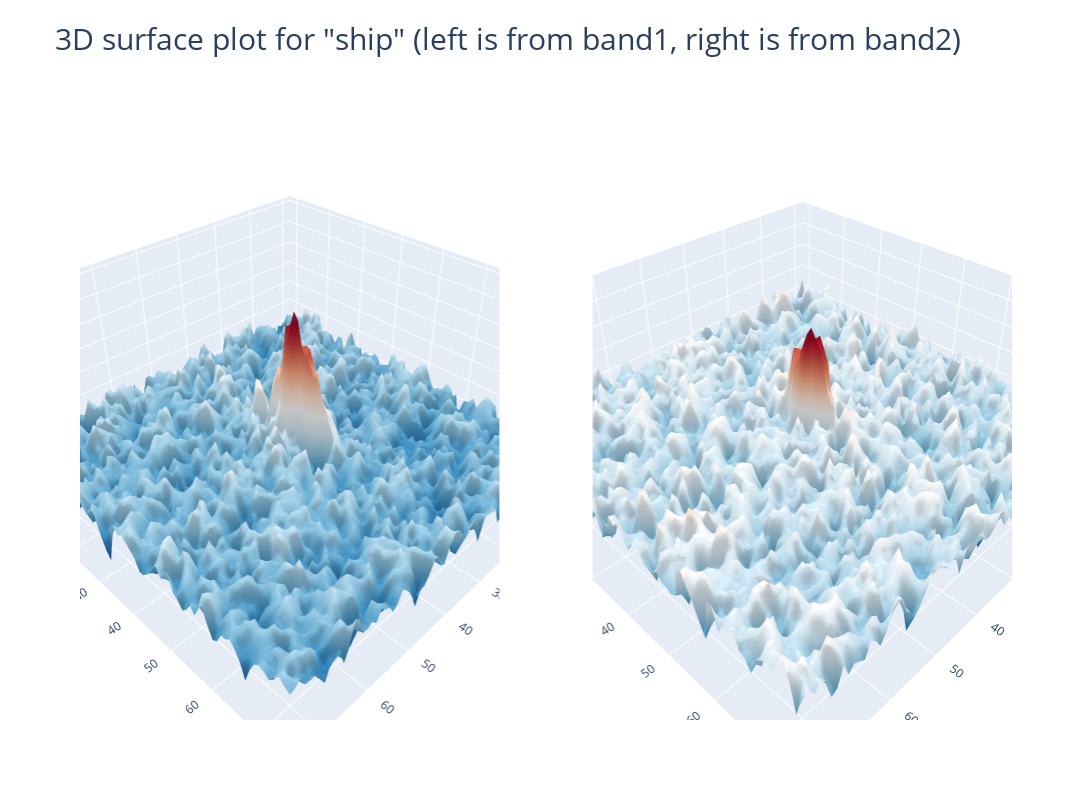

Notebook cell for this chart:
### Code cell
num = 0
label = 'iceberg' if (train['is_iceberg'].values[num] == 1) else'ship'
plot_contour_2d(X_band_1[num,:,:], X_band_2[num,:,:], label)

### Figure 1 — Plotly figure (JSON) as saved in the notebook; plotly's stock layout.template omitted (floating-point values rounded to 4 significant figures; data arrays with more than 128 entries replaced by an {"elided": "..."} marker saying what was removed)
{"data": [{"colorscale": [[0.0, "rgb(5,48,97)"], [0.1, "rgb(33,102,172)"], [0.2, "rgb(67,147,195)"], [0.3, "rgb(146,197,222)"], [0.4, "rgb(209,229,240)"], [0.5, "rgb(247,247,247)"], [0.6, "rgb(253,219,199)"], [0.7, "rgb(244,165,130)"], [0.8, "rgb(214,96,77)"], [0.9, "rgb(178,24,43)"], [1.0, "rgb(103,0,31)"]], "scene": "scene", "showscale": false, "type": "surface", "z": {"elided": "75x75 float values"}}, {"colorscale": [[0.0, "rgb(5,48,97)"], [0.1, "rgb(33,102,172)"], [0.2, "rgb(67,147,195)"], [0.3, "rgb(146,197,222)"], [0.4, "rgb(209,229,240)"], [0.5, "rgb(247,247,247)"], [0.6, "rgb(253,219,199)"], [0.7, "rgb(244,165,130)"], [0.8, "rgb(214,96,77)"], [0.9, "rgb(178,24,43)"], [1.0, "rgb(103,0,31)"]], "scene": "scene2", "showscale": false, "type": "surface", "z": {"elided": "75x75 float values"}}], "layout": {"height": 800, "scene": {"domain": {"x": [0.0, 0.45], "y": [0.0, 1.0]}}, "scene2": {"domain": {"x": [0.55, 1.0], "y": [0.0, 1.0]}}, "title": {"font": {"size": 30}, "text": "3D surface plot for \"ship\" (left is from band1, right is from band2)"}, "width": 1200}}
